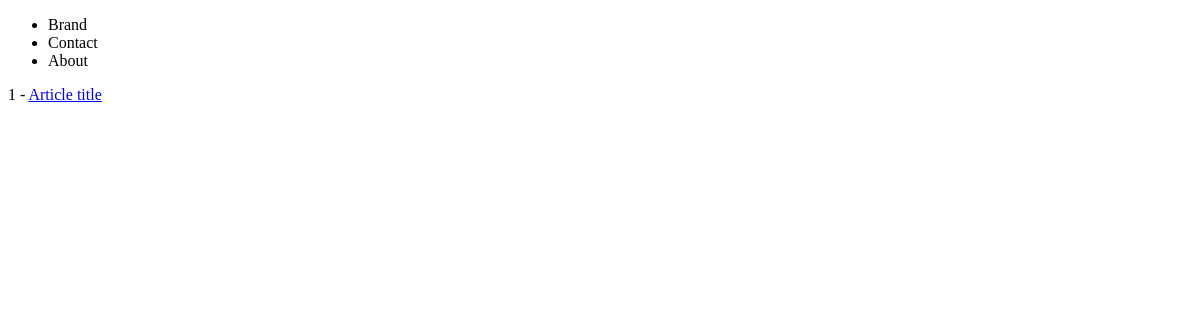
Page /blog/ on the earlier database version.
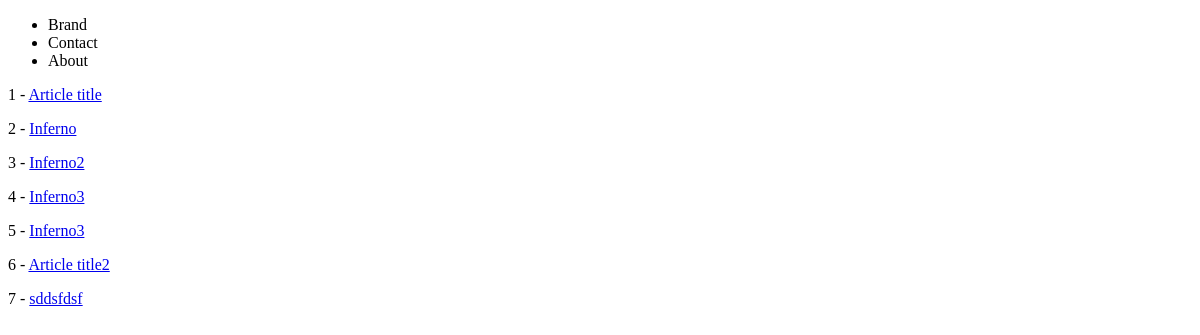
Same page on the later database version.
### blog/models.py (models this page shows)
class Article(models.Model):
    title = models.CharField(max_length=120)
    body = models.TextField(blank=True, null=True)
    author = models.CharField(max_length=120)
    def get_absolute_url(self):
        return reverse("blog:article", kwargs={"id": self.id})#alternatively  reverse("blog:article-list")

### blog/views.py (the view)
# urls.py: path('', ArticleListView.as_view(), name='article-list'),
class ArticleListView(ListView):
    template_name = 'blog/article_list.html'  # <app_name>/<model_name>_list.html
    queryset = Article.objects.all()

### blog/templates/blog/article_list.html
{% extends 'base.html' %}
{% block content %}
{% for instance in object_list %}
<p>
    {{ instance.id }} - <a href='{{ instance.get_absolute_url }}'>{{ instance.title }}</a>
</p>
{% endfor %}
{% endblock %}

### templates/base.html (shortened to what this page needs)
<!DOCTYPE html>
<html>
<head>
</head>
<body>
    {% include 'navbar.html' %}
    {% block content %}{% endblock %}
</body>
</html>

### templates/navbar.html
<nav>
    <ul>
        <li>
            Brand
        </li>
        <li>
            Contact
        </li>
        <li>
            About
        </li>
    </ul>
</nav>

Differences in the rows shown:
added Article: id "2", title "Inferno"
added Article: id "3", title "Inferno2"
added Article: id "4", title "Inferno3"
added Article: id "5", title "Inferno3"
added Article: id "6", title "Article title2"
added Article: id "7", title "sddsfdsf"
